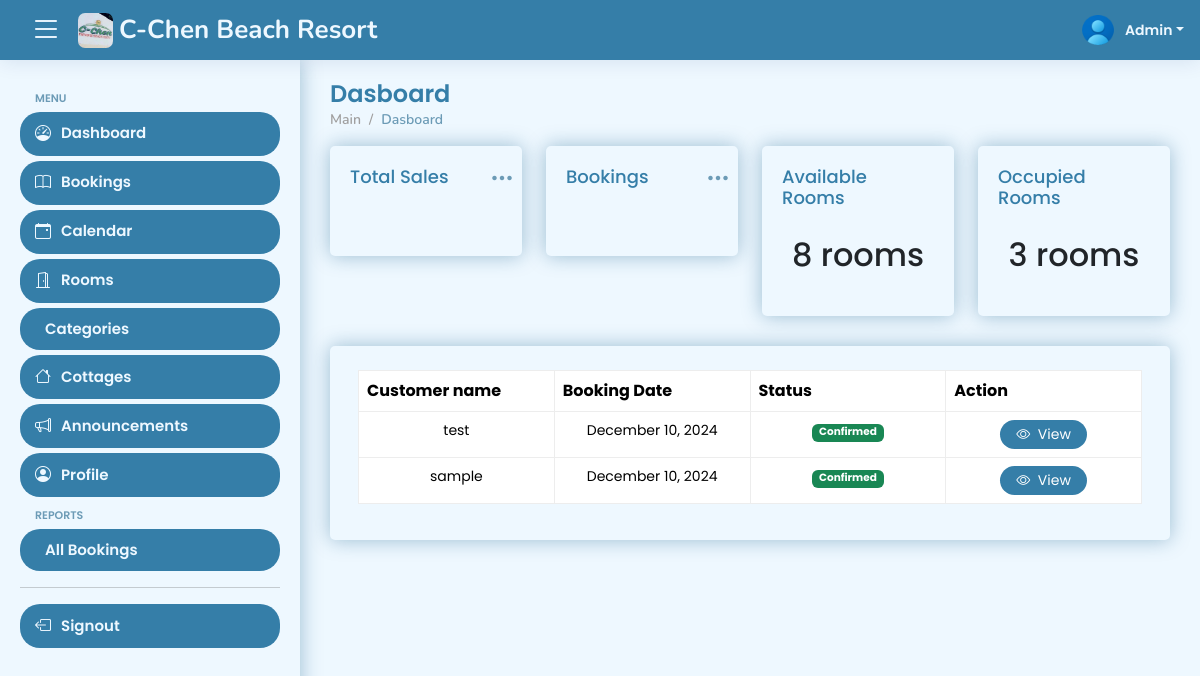
The page /views/admin/dashboard.php (signed in) on the database as committed earlier.
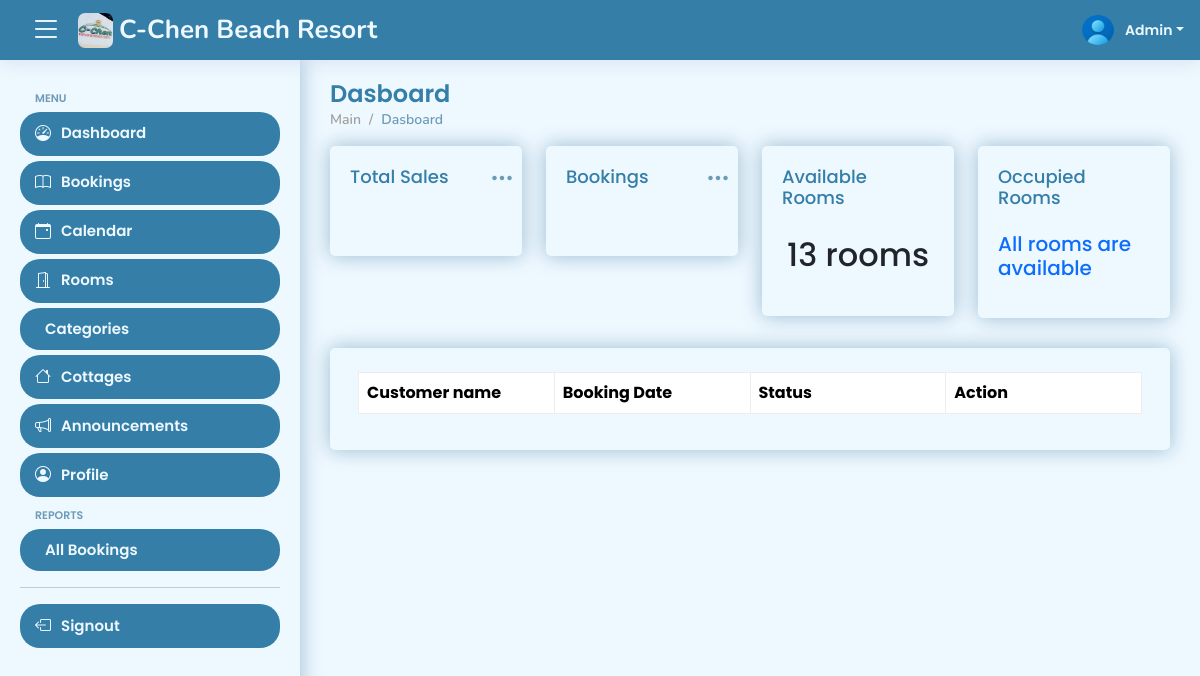
The same page on the database as committed later.
### tables this page shows
CREATE TABLE IF NOT EXISTS `tbl_bookings` (
  `booking_id` int NOT NULL AUTO_INCREMENT,
  `reference_number` varchar(50) NOT NULL,
  `fullname` varchar(50) NOT NULL,
  `email` varchar(50) NOT NULL,
  `phone_number` varchar(50) NOT NULL,
  `date_check_in` date NOT NULL,
  `date_check_out` date NOT NULL,
  `message` text NOT NULL,
  `reason_for_cancellation` text,
  `mode_of_payment_id` int NOT NULL,
  `evidence` varchar(255) NOT NULL,
  `booking_status_id` int NOT NULL,
  `created_at` timestamp NOT NULL,
  PRIMARY KEY (`booking_id`)
);

### views/admin/includes/header.php (called while the page is built, shortened)
<?php
include "../../config.php";
$id = $_SESSION['id'];
$stmt = $conn->prepare('SELECT * FROM tbl_admin WHERE id = ?');
$stmt->bind_param('i', $id);
$stmt->execute();
$result = $stmt->get_result();
?>

### views/admin/dashboard.php (the view, shortened to what the changed rows need)
<?php
include '../../config.php';
if (isset($_SESSION['id'])) {
?>
    <!DOCTYPE html>
    <html lang="en">
    <head>
        <?php include 'includes/head.php' ?>
    </head>
    <body>
        <?php include 'includes/header.php' ?>
        <main id="main" class="main">
            <div class="pagetitle">
                <h1>Dasboard</h1>
            </div>
            <section class="section dashboard mb-5">
                <div class="row">
                    <div class="col-12 col-lg-3 col-md-6 col-sm-6">
                        <div class="card info-card small-card">
                            <div class="card-body">
                                <div class="d-flex align-items-center justify-content-center">
                                    <div class="">
                                        <?php
                                        $current_date = date('Y-m-d');
                                        $avlblRm = 1;
                                        $query = " SELECT
                                            COUNT(DISTINCT trn.room_number) AS available_rooms
                                            FROM tbl_room_number trn
                                            WHERE trn.room_number NOT IN (
                                                SELECT trr.room_number
                                                FROM tbl_booking_room trr
                                                INNER JOIN tbl_bookings tb
                                                ON trr.booking_id = tb.booking_id
                                                WHERE trn.room_availability_id = ? AND ? BETWEEN tb.date_check_in AND tb.date_check_out
                                            )
                                        ";
                                        $stmt = $conn->prepare($query);
                                        $stmt->bind_param('is', $avlblRm, $current_date);
                                        $stmt->execute();
                                        $result = $stmt->get_result();
                                        if ($result->num_rows > 0) {
                                            $row = $result->fetch_assoc();
                                            if ($row['available_rooms'] > 0) {
                                                $available_rooms = $row['available_rooms'];
                                                echo "<h2 class='py-1'>$available_rooms rooms</h2>";
                                            } else {
                                                echo "<h4 class='fs-5 text-danger'>No available rooms</h4>";
                                            }
                                        }
                                        ?>
                                    </div>
                                </div>
                            </div>
                        </div>
                    </div>
                    <div class="col-12 col-lg-3 col-md-6 col-sm-6">
                        <div class="card info-card small-card">
                            <div class="card-body">
                                <div class="d-flex align-items-center justify-content-center">
                                    <div class="">
                                        <?php
                                        $confirmed = 2;
                                        $current_date_time = date('Y-m-d');
                                        $stmt = $conn->prepare("SELECT COUNT(DISTINCT trr.room_number) AS occupied_rooms
                                        FROM tbl_bookings tb
                                        JOIN tbl_booking_room trr ON tb.booking_id = trr.booking_id
                                        WHERE tb.booking_status_id = ?
                                        AND ? BETWEEN tb.date_check_in AND tb.date_check_out");
                                        $stmt->bind_param('is', $confirmed, $current_date_time);
                                        $stmt->execute();
                                        $result = $stmt->get_result();
                                        $row = $result->fetch_assoc();
                                        if ($row['occupied_rooms'] > 0) {
                                            $occupied = $row['occupied_rooms'];
                                            echo "<h2 class='py-1'>$occupied rooms</h2>";
                                        } else {
                                            echo "<h4 class='fs-5 text-primary'>All rooms are available</h4>";
                                        }
                                        ?>
                                    </div>
                                </div>
                            </div>
                        </div>
                    </div>
                </div>
                <div class="row">
                    <div class="col-lg-12">
                        <div class="card px-2">
                            <div class="card-body">
                                <div class="table-responsive mt-4" id="data-table">
                                    <table class="table" id="paginateAllReservations">
                                        <colgroup>
                                        </colgroup>
                                        <thead class="bg-secondary-light">
                                            <tr>
                                                <th>Customer name</th>
                                                <th>Booking Date</th>
                                                <th>Status</th>
                                                <th>Action</th>
                                            </tr>
                                        </thead>
                                        <tbody>
                                            <?php
                                            $stmt = $conn->prepare(' SELECT
                                                    tb.*,
                                                    SUM(trc.room_category_price) AS total_charge,
                                                    tb.booking_status_id,
                                                    tmop.mode_of_payment
                                                FROM tbl_bookings tb
                                                INNER JOIN tbl_booking_room tbr ON tb.booking_id = tbr.booking_id
                                                INNER JOIN tbl_room_category trc ON tbr.room_category_id = trc.room_category_id
                                                INNER JOIN tbl_mode_of_payment tmop ON tb.mode_of_payment_id = tmop.mode_of_payment_id
                                                GROUP BY tb.booking_id, tb.fullname, tb.created_at, tb.booking_status_id
                                                ORDER BY tb.booking_id ASC
                                            ');
                                            $stmt->execute();
                                            $result_reservation = $stmt->get_result();
                                            if ($result_reservation->num_rows > 0) {
                                                while ($reservation_row = $result_reservation->fetch_assoc()) {
                                                    $booking_id = $reservation_row['booking_id'];
                                                    $fullname = $reservation_row['fullname'];
                                                    $created_at = (new DateTime($reservation_row['created_at']))->format("F j, Y");
                                                    $booking_status = $reservation_row['booking_status_id'];
                                                    if ($booking_status == 1) {
                                                        $status = "Pending";
                                                        $badge = "class='badge bg-warning'";
                                                        $style = "class='text-warning'";
                                                        $cnfrmBtn = "flex;";
                                                        $reason = "none";
                                                    } elseif ($booking_status == 2) {
                                                        $status = "Confirmed";
                                                        $badge = "class='badge bg-success'";
                                                    } elseif ($booking_status == 3) {
                                                        $status = "Declined";
                                                        $badge = "class='badge bg-danger'";
                                                        $style = "class='text-danger'";
                                                        $cnfrmBtn = "none;";
                                                        $reason = "none";
                                                    } elseif ($booking_status == 4) {
                                                        $status = "Cancelled";
                                                        $badge = "class='badge bg-warning'";
                                                        $style = "class='text-warning'";
                                                        $cnfrmBtn = "flex;";
                                                        $reason = "block";
                                                    }
                                                    echo "
                                                <tr class='small'>
                                                    <td class='text-center'>$fullname</td>
                                                    <td class='text-center'>$created_at</td>
                                                    <td class='text-center'><span $badge>$status</span></td>
                                                    <td class='text-center'>
                                                        <button class='btn btn-sm btn-primary rounded-5 px-3' data-bs-toggle='modal' data-bs-target='#infoModal$booking_id'>
                                                            <i class='bi bi-eye'></i>&nbsp; <span class='to-hide'>View</span>
                                                        </button>
                                                    </td>
                                                </tr>
                                                ";
                                            ?>
                                            <?php
                                                }
                                            }
                                            ?>
                                        </tbody>
                                    </table>
                                </div>
                            </div>
                        </div>
                    </div>
                </div>
            </section>
        </main>
    </body>
    </html>
<?php
} else {
    header('Location: ../../signout.php');
    exit();
}
?>

Rows that differ between the two databases and show on the page:
removed tbl_bookings: fullname "test", created_at "December 10, 2024", booking_status "Confirmed"
removed tbl_bookings: fullname "sample", created_at "December 10, 2024", booking_status "Confirmed"
Other text that changed with them:
$available_rooms: "8" → "13"
$occupied: "3" → (not shown)
text no longer shown: "rooms"
text now shown: "All rooms are available"
